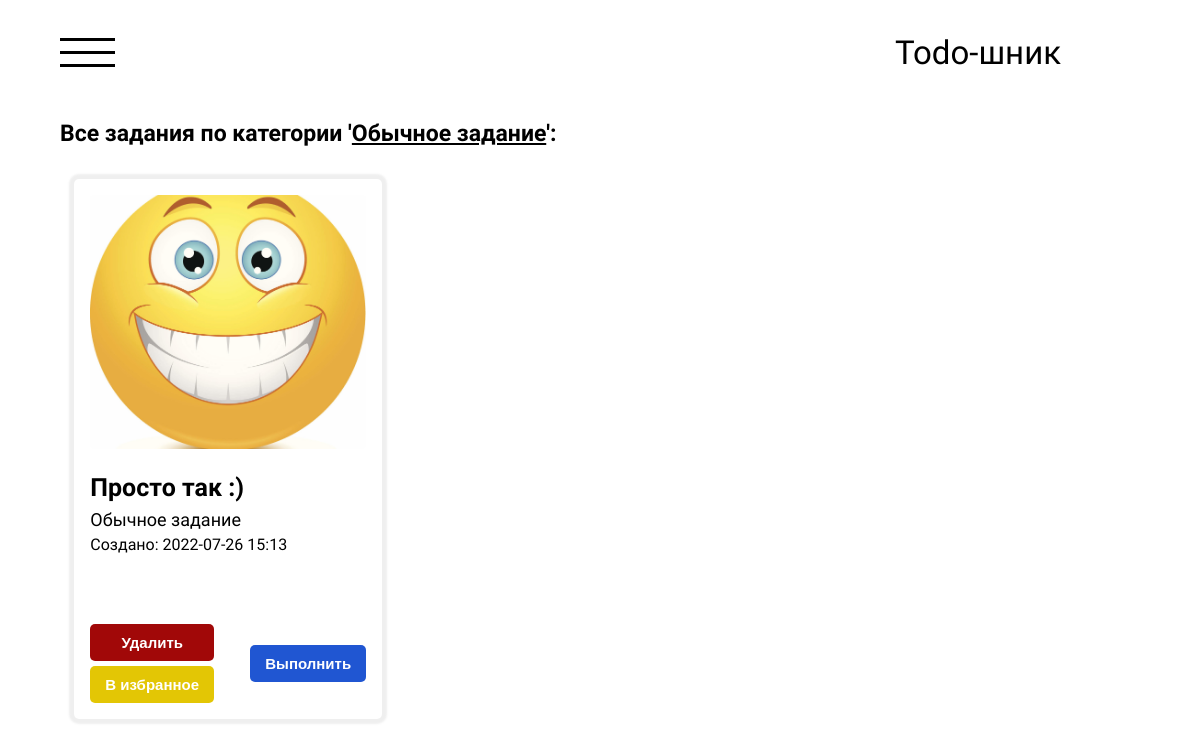
Page /category/obyichnoe-zadanie (signed in) on the earlier database version.
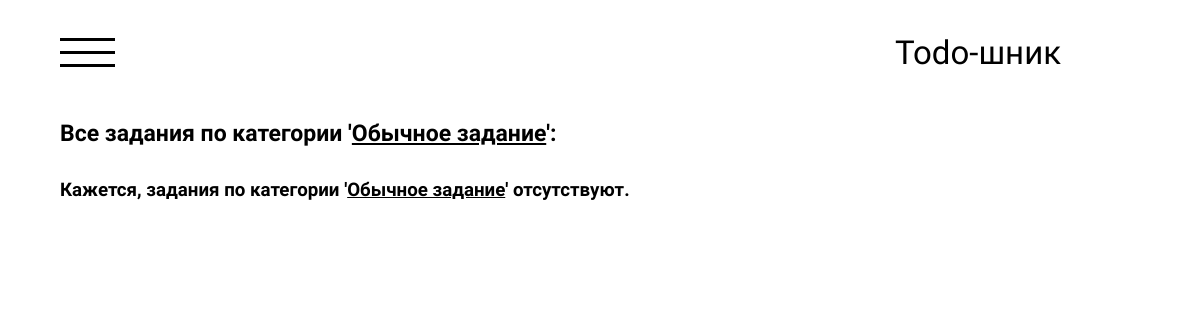
Same page on the later database version.
### todo/models.py (models this page shows, shortened)
class Do(models.Model):
    title = models.CharField(max_length=255, verbose_name='Название')
    slug = AutoSlugField(populate_from='title', db_index=True, unique=True, verbose_name='URL')
    content = models.TextField(blank=True, verbose_name='Описание')
    create_at = models.DateTimeField(auto_now_add=True, verbose_name='Дата создания')
    update_at = models.DateTimeField(auto_now=True, verbose_name='Дата обновления')
    photo = models.ImageField(upload_to='photos/%Y/%m/%d', blank=True, verbose_name='Фотография')
    category = models.ForeignKey('Category', on_delete=models.CASCADE, verbose_name='Категория')
    is_completed = models.BooleanField(default=False, verbose_name='Выполнено')
    is_favourite = models.BooleanField(default=False, verbose_name='В избранном')
    add_to_favourite_at = models.DateTimeField(verbose_name='Дата добавления в избранное', null=True)
    user = models.ForeignKey(User, on_delete=models.CASCADE)
    class Meta:
        verbose_name = 'Задание'
        verbose_name_plural = 'Задания'
        ordering = ['-id']

class Category(models.Model):
    name = models.CharField(max_length=255, verbose_name='Название')
    slug = AutoSlugField(populate_from='name', db_index=True, unique=True, verbose_name='URL')
    def __str__(self):
        return self.name
    def get_absolute_url(self):
        return reverse('category', kwargs={'slug': self.slug})
    class Meta:
        verbose_name = 'Категория'
        verbose_name_plural = 'Категории'
        ordering = ['id']

### todo/views.py (the view)
# urls.py: path('category/<slug:slug>', views.CategoryView.as_view(), name='category'),
class CategoryView(DataMixin, LoginRequiredMixin, ListView):
    model = Do
    context_object_name = 'all_do'
    template_name = 'todo/category.html'
    def get_context_data(self, **kwargs):
        context = super().get_context_data(**kwargs)
        c_mixin = self.get_user_context(title='Задания по категориям', active_cat_slug=self.kwargs['slug'], active_category='cats')
        context.update(c_mixin)
        if len(context['all_do']):
            context['category'] = context['all_do'][0].category.name
        else:
            context['category'] = Category.objects.get(slug=self.kwargs['slug'])
        return context
    def get_queryset(self):
        return Do.objects.filter(category__slug=self.kwargs['slug'], is_completed=False, user=self.request.user).order_by('-create_at')

### todo/utils.py (called while the page is built)
    def get_user_context(self, *args, **kwargs):
        context = kwargs
        context['menu'] = menu
        context['all_cats'] = Category.objects.order_by('id')
        self.page = self.request.GET.get('page') # Параметр page: активная страница из url-а
        all_do = kwargs.get('all_do') # Берём запрос для формирования queryset для всех заданий
        if all_do:
            self.paginator = Paginator(all_do, 6) # Формируем локальное свойство с пагинатором
            self.page_obj = self.paginator.get_page(self.page)
            context['page_obj'] = self.page_obj
            context['all_do'] = self.page_obj.object_list
        return context

### todo/templates/todo/category.html
{% extends 'todo/base.html' %}
{% block content %}
{% include 'todo/needful/all_do.html' %}
{% endblock content %}

### todo/templates/todo/needful/all_do.html (shortened to what this page needs)
<div class="do_everything">
    <div class="title_do_everything">
        {% if category %}
            <h3>Все задания по категории '<u>{{ category }}</u>':</h3>
        {% elif completed %}
            <h3>Все выполненные задания:<h3>
        {% elif favourites %}
            <h3>Все избранные задания:</h3>
        {% else %}
            <h3>Все задания:</h3>
        {% endif %}
    </div>
    {% if all_do %}
        <div class="all_do">
            {% for do in all_do %}
                <div class="do_block">
                    <div class="img_do_block">
                        <img src="{{ do.photo.url }}">
                    </div>
                    <div class="text_do_block">
                        <div class="about_do">
                            <h3 class="title_do">{{ do.title }}</h3>
                            <p class="category_do">{{ do.category.name }}<p>
                            <p class="date_do">Создано: {{ do.create_at | date:'Y-m-d H:i' }}</p>
                        </div>
                        <div class="operations_do">
                            <div class="do_tasks">
                                <button id="del" class="operation task">Удалить</button>
                                {% if do.is_favourite %}
                                    <button id="favourite" class="operation task favourited">В избранном</button>
                                {% else %}
                                    <button id="favourite" class="operation task">В избранное</button>
                                {% endif %}
                            </div>
                            <button class="do_complete operation">Выполнить</button>
                        </div>
                    </div>
                </div>
            {% endfor %}
        </div>
    {% else %}
        <div class="all_do_not_found">
            {% if category %}
                <h3>Кажется, задания по категории '<u>{{ category }}</u>' отсутствуют.</h3>
            {% elif completed %}
                <h3>Кажется, выполненные задания отсутствуют.</h3>
            {% elif favourites %}
                <h3>Кажется, избранные задания отсутствуют.</h3>
            {% else %}
                <h3>Кажется, задания отсутствуют.</h3>
            {% endif %}
        </div>
    {% endif %}
</div>

Differences in the rows shown:
no longer on this page (row edited): Do: photo (picture), title "Просто так :)", category.name "Обычное задание", create_at "2022-07-26 15:13", is_favourite "В избранное"
shown differently, row unchanged: Category "Обычное задание": name (not shown) → "Обычное задание"
Other differences:
text now shown: "Кажется, задания по категории ' ' отсутствуют."
